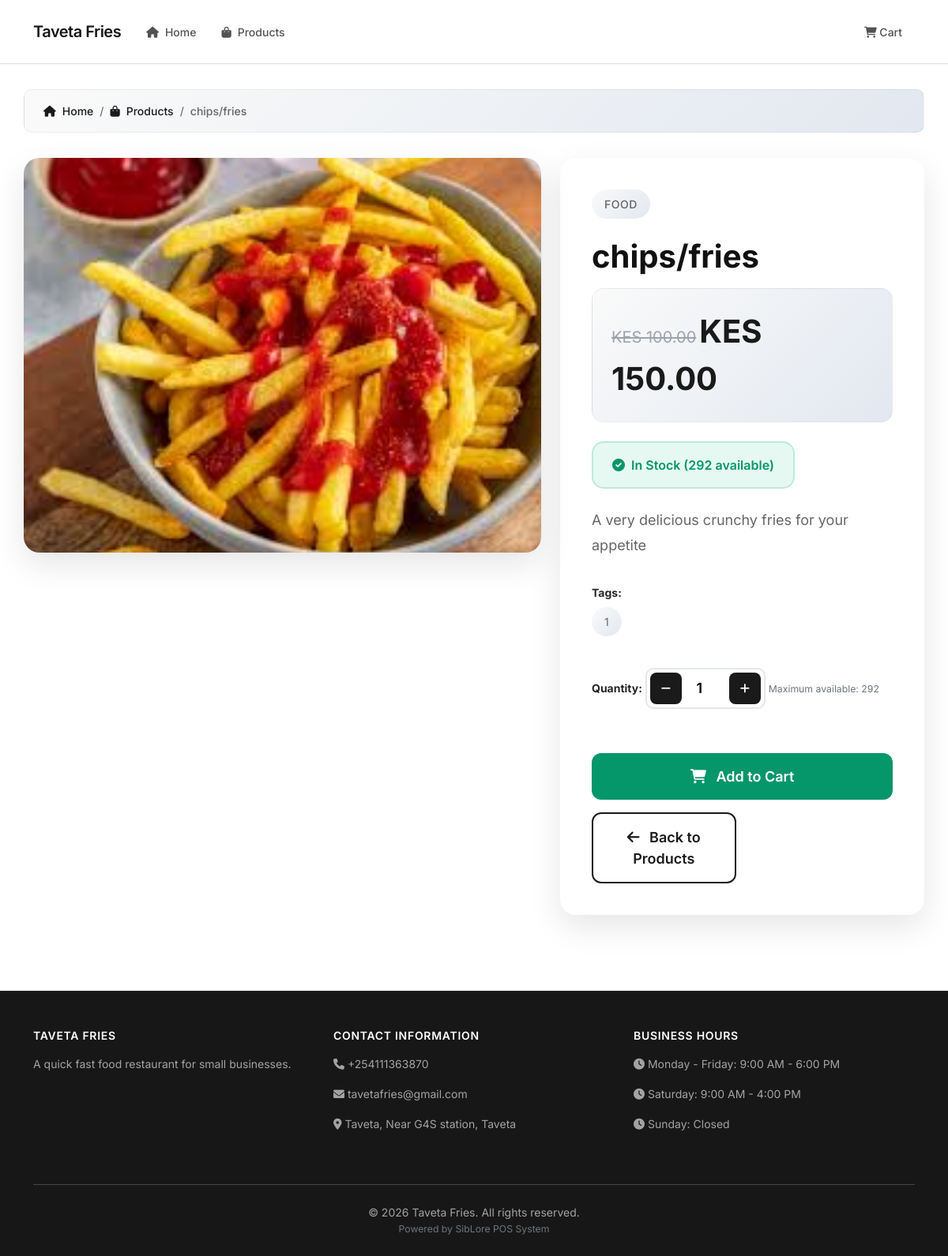
The page /shop/sammy/product/2/ on the database its author committed.
### shop_website/models.py (models this page shows, shortened)
class ShopProfile(models.Model):
    user_profile = models.OneToOneField('users.UserProfile', on_delete=models.CASCADE, related_name='shop_website')
    business_name = models.CharField(max_length=200)
    business_description = models.TextField(help_text="Describe your business and products")
    business_email = models.EmailField()
    business_phone = models.CharField(max_length=20)
    business_address = models.CharField(max_length=300)
    business_city = models.CharField(max_length=100)
    logo = models.ImageField(upload_to='shop_logos/', blank=True, null=True)
    is_website_active = models.BooleanField(default=True, help_text="Enable/disable your public website")
    website_theme = models.CharField(max_length=20, choices=[
        ('default', 'Default Theme'),
        ('modern', 'Modern Theme'),
        ('classic', 'Classic Theme'),
    ], default='default')
    created_at = models.DateTimeField(auto_now_add=True)
    updated_at = models.DateTimeField(auto_now=True)
    class Meta:
        verbose_name = "Shop Website Profile"
        verbose_name_plural = "Shop Website Profiles"

class ShopProduct(models.Model):
    shop_profile = models.ForeignKey(ShopProfile, on_delete=models.CASCADE, related_name='website_products')
    name = models.CharField(max_length=200)
    description = models.TextField()
    price = models.DecimalField(max_digits=10, decimal_places=2, validators=[MinValueValidator(0)])
    original_price = models.DecimalField(max_digits=10, decimal_places=2, null=True, blank=True,
                                       help_text="Original price for discount display")
    image = models.ImageField(upload_to='shop_products/')
    is_featured = models.BooleanField(default=False, help_text="Show on homepage")
    is_available = models.BooleanField(default=True)
    category = models.CharField(max_length=100, help_text="Product category for website display")
    tags = models.CharField(max_length=200, blank=True, help_text="Comma-separated tags")
    stock_quantity = models.IntegerField(default=0, validators=[MinValueValidator(0)])
    created_at = models.DateTimeField(auto_now_add=True)
    updated_at = models.DateTimeField(auto_now=True)
    class Meta:
        verbose_name = "Shop Website Product"
        verbose_name_plural = "Shop Website Products"
        ordering = ['-created_at']
    @property
    def discount_percentage(self):
        if self.original_price and self.original_price > self.price:
            return round(((self.original_price - self.price) / self.original_price) * 100, 1)
        return 0
    @property
    def is_in_stock(self):
        return self.stock_quantity > 0

### shop_website/views.py (the view)
# urls.py: path('shop/<str:username>/product/<int:product_id>/', views.product_detail, name='product_detail'),
def product_detail(request, username, product_id):
    try:
        user_profile = UserProfile.objects.get(user__username=username, role='SHOP_ADMIN')
        shop_profile = get_object_or_404(ShopProfile, user_profile=user_profile, is_website_active=True)
        product = get_object_or_404(ShopProduct, id=product_id, shop_profile=shop_profile)
    except (UserProfile.DoesNotExist, ShopProduct.DoesNotExist):
        raise Http404("Product not found")
    related_products = ShopProduct.objects.filter(
        shop_profile=shop_profile,
        category=product.category,
        is_available=True,
        stock_quantity__gt=0
    ).exclude(id=product.id)[:4]
    cart_id = request.session.get(f'cart_{shop_profile.id}')
    cart = None
    cart_items_count = 0
    if cart_id:
        try:
            cart = Cart.objects.get(cart_id=cart_id)
            cart_items_count = cart.total_items
        except Cart.DoesNotExist:
            pass
    context = {
        'shop_profile': shop_profile,
        'product': product,
        'related_products': related_products,
        'cart': cart,
        'cart_items_count': cart_items_count,
    }
    return render(request, 'shop_website/product_detail.html', context)

### templates/shop_website/product_detail.html (shortened to what this page needs)
{% extends 'shop_website/base.html' %}
{% block content %}
<div class="container product-detail-section">
    <nav aria-label="breadcrumb">
        <ol class="breadcrumb breadcrumb-modern">
            <li class="breadcrumb-item">
                <a href="{% url 'shop_website:shop_home' shop_profile.user_profile.user.username %}">
                    <i class="fas fa-home me-2"></i>Home
                </a>
            </li>
            <li class="breadcrumb-item">
                <a href="{% url 'shop_website:shop_products' shop_profile.user_profile.user.username %}">
                    <i class="fas fa-shopping-bag me-2"></i>Products
                </a>
            </li>
            <li class="breadcrumb-item active">{{ product.name }}</li>
        </ol>
    </nav>
    <div class="row">
        <div class="col-lg-7">
            <div class="product-image-container">
                <img src="{{ product.image.url }}" class="product-image" alt="{{ product.name }}">
            </div>
        </div>
        <div class="col-lg-5">
            <div class="product-info">
                <div class="product-category">{{ product.category }}</div>
                <h1 class="product-title">{{ product.name }}</h1>
                <div class="price-section">
                    {% if product.original_price %}
                    <div>
                        <span class="original-price">KES {{ product.original_price }}</span>
                        <span class="current-price">KES {{ product.price }}</span>
                    </div>
                    {% else %}
                    <div class="current-price">KES {{ product.price }}</div>
                    {% endif %}
                </div>
                <div class="stock-status-large {% if product.is_in_stock %}in-stock-large{% else %}out-of-stock-large{% endif %}">
                    {% if product.is_in_stock %}
                        <i class="fas fa-check-circle me-2"></i> In Stock ({{ product.stock_quantity }} available)
                    {% else %}
                        <i class="fas fa-times-circle me-2"></i> Out of Stock
                    {% endif %}
                </div>
                <p class="product-description">{{ product.description }}</p>
                {% if product.tags %}
                <div class="product-tags">
                    <strong class="d-block mb-2">Tags:</strong>
                    {% for tag in product.tags.split|slice:":5" %}
                    <span class="tag">{{ tag }}</span>
                    {% endfor %}
                </div>
                {% endif %}
                {% if product.is_in_stock %}
                <form method="post" action="{% url 'shop_website:add_to_cart' shop_profile.user_profile.user.username product.id %}">
                    <div class="mb-4">
                        <label class="form-label fw-bold">Quantity:</label>
                        <div class="quantity-selector">
                            <button type="button" class="quantity-btn" onclick="decrementQuantity()">
                                <i class="fas fa-minus"></i>
                            </button>
                            <input type="number" name="quantity" id="quantity" class="quantity-input" value="1" min="1" max="{{ product.stock_quantity }}">
                            <button type="button" class="quantity-btn" onclick="incrementQuantity()">
                                <i class="fas fa-plus"></i>
                            </button>
                        </div>
                        <small class="text-muted">Maximum available: {{ product.stock_quantity }}</small>
                    </div>
                    <div class="action-buttons">
                        <button type="submit" class="btn btn-add-cart-large">
                            <i class="fas fa-shopping-cart me-2"></i> Add to Cart
                        </button>
                        <a href="{% url 'shop_website:shop_products' shop_profile.user_profile.user.username %}" class="btn btn-back-large">
                            <i class="fas fa-arrow-left me-2"></i> Back to Products
                        </a>
                    </div>
                </form>
                {% endif %}
            </div>
        </div>
    </div>
</div>
{% endblock %}

### templates/shop_website/base.html (shortened to what this page needs)
<!DOCTYPE html>
<html lang="en">
<head>
    <link href="https://cdn.jsdelivr.net/npm/bootstrap@5.1.3/dist/css/bootstrap.min.css" rel="stylesheet">
    <link href="https://cdnjs.cloudflare.com/ajax/libs/font-awesome/6.0.0/css/all.min.css" rel="stylesheet">
</head>
<body>
    <nav class="navbar navbar-expand-lg sticky-top">
        <div class="container">
            <a class="navbar-brand" href="{% url 'shop_website:shop_home' shop_profile.user_profile.user.username %}">
                {{ shop_profile.business_name }}
            </a>
            <div class="collapse navbar-collapse" id="navbarNav">
                <ul class="navbar-nav me-auto">
                    <li class="nav-item">
                        <a class="nav-link" href="{% url 'shop_website:shop_home' shop_profile.user_profile.user.username %}">
                            <i class="fas fa-home me-2"></i>Home
                        </a>
                    </li>
                    <li class="nav-item">
                        <a class="nav-link" href="{% url 'shop_website:shop_products' shop_profile.user_profile.user.username %}">
                            <i class="fas fa-shopping-bag me-2"></i>Products
                        </a>
                    </li>
                </ul>
                <ul class="navbar-nav">
                    <li class="nav-item">
                        <a class="nav-link position-relative" href="{% url 'shop_website:cart' shop_profile.user_profile.user.username %}">
                            <i class="fas fa-shopping-cart"></i> Cart
                        </a>
                    </li>
                </ul>
            </div>
        </div>
    </nav>
    {% block content %}{% endblock %}
    <footer>
        <div class="container">
            <div class="row">
                <div class="col-lg-4 col-md-6 mb-4">
                    <h5>{{ shop_profile.business_name }}</h5>
                    <p>{{ shop_profile.business_description|truncatewords:25 }}</p>
                </div>
                <div class="col-lg-4 col-md-6 mb-4">
                    <h5>Contact Information</h5>
                    <div class="contact-info">
                        <p><i class="fas fa-phone"></i> {{ shop_profile.business_phone|default:"Not Provided" }}</p>
                        <p><i class="fas fa-envelope"></i> {{ shop_profile.business_email|default:"Not Provided" }}</p>
                        <p><i class="fas fa-map-marker-alt"></i> {{ shop_profile.business_address|default:"Not Provided" }}, {{ shop_profile.business_city|default:"Not Provided" }}</p>
                    </div>
                </div>
                <div class="col-lg-4 col-md-12 mb-4">
                    <h5>Business Hours</h5>
                    <div class="business-hours">
                        <p><i class="fas fa-clock"></i> Monday - Friday: 9:00 AM - 6:00 PM</p>
                        <p><i class="fas fa-clock"></i> Saturday: 9:00 AM - 4:00 PM</p>
                        <p><i class="fas fa-clock"></i> Sunday: Closed</p>
                    </div>
                </div>
            </div>
            <hr class="my-4" style="border-color: rgba(255,255,255,0.1);">
            <div class="text-center">
                <p class="mb-0">&copy; {% now "Y" %} {{ shop_profile.business_name }}. All rights reserved.</p>
                <p class="mb-0 small text-muted">Powered by SibLore POS System</p>
            </div>
        </div>
    </footer>
</body>
</html>

### templates/shop_website/base.html (style rules this page uses)
:root { --primary-color: #1a1a1a; --secondary-color: #666666; --accent-color: #2563eb; --success-color: #059669; --danger-color: #dc2626; --dark-color: #111111; --light-color: #fafafa; --white: #ffffff; --gray-50: #fafafa; --gray-100: #f5f5f5; --gray-200: #e5e5e5; --gray-300: #d4d4d4; --gray-400: #a3a3a3; --gray-500: #737373; --gray-600: #525252; --gray-700: #404040; --gray-800: #262626; --gray-900: #171717; --border-radius: 8px; --border-radius-lg: 12px; --transition: all 0.2s ease; --shadow-sm: 0 1px 2px 0 rgba(0, 0, 0, 0.05); --shadow: 0 1px 3px 0 rgba(0, 0, 0, 0.1), 0 1px 2px 0 rgba(0, 0, 0, 0.06); --shadow-md: 0 4px 6px -1px rgba(0, 0, 0, 0.1), 0 2px 4px -1px rgba(0, 0, 0, 0.06); --shadow-lg: 0 10px 15px -3px rgba(0, 0, 0, 0.1), 0 4px 6px -2px rgba(0, 0, 0, 0.05); --shadow-xl: 0 20px 25px -5px rgba(0, 0, 0, 0.1), 0 10px 10px -5px rgba(0, 0, 0, 0.04); }
* { margin: 0; padding: 0; box-sizing: border-box; }
body { font-family: 'Inter', -apple-system, BlinkMacSystemFont, sans-serif; background: var(--white); min-height: 100vh; color: var(--gray-800); font-size: 14px; line-height: 1.5; -webkit-font-smoothing: antialiased; -moz-osx-font-smoothing: grayscale; }
.navbar { background: var(--white) !important; border-bottom: 1px solid var(--gray-200); padding: 1.25rem 0; transition: var(--transition); box-shadow: var(--shadow-sm); }
.navbar-brand { font-weight: 600; font-size: 1.25rem; color: var(--gray-900) !important; display: flex; align-items: center; transition: var(--transition); letter-spacing: -0.025em; }
.nav-link { font-weight: 500; color: var(--gray-600) !important; margin: 0 0.25rem; padding: 0.5rem 0.75rem !important; border-radius: var(--border-radius); transition: var(--transition); font-size: 14px; }
.product-image { width: 100%; height: 200px; object-fit: cover; transition: var(--transition); }
footer { background: var(--gray-900); color: var(--gray-300); padding: 3rem 0 1.5rem; margin-top: 4rem; border-top: 1px solid var(--gray-800); }
footer h5 { font-weight: 600; margin-bottom: 1rem; color: var(--white); font-size: 14px; text-transform: uppercase; letter-spacing: 0.05em; }
footer p { color: var(--gray-400); line-height: 1.6; font-size: 14px; }
html { scroll-behavior: smooth; }

### rows shown on the page
ShopProfile: business_name "Taveta Fries", business_name "TAVETA FRIES", business_description "A quick fast food restaurant for small businesses.", business_phone "+254111363870", business_email "tavetafries@gmail.com", business_address "Taveta, Near G4S station", business_city "Taveta"
ShopProduct: name "chips/fries", image (picture), category "FOOD", original_price "100.00", price "150.00", stock_quantity "292", description "A very delicious crunchy fries for your appetite"

### other values the page prints
{{ tag }} "1"
